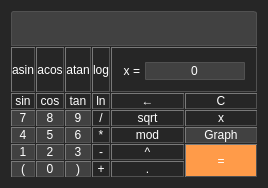
      <widget class="QWidget" name="tab">
       <property name="styleSheet">
        <string notr="true">background-color: rgb(38, 38, 38);</string>
       </property>
       <attribute name="title">
        <string>SmartCalc</string>
       </attribute>
       <layout class="QGridLayout" name="gridLayout_4">
        <item row="0" column="0">
         <layout class="QGridLayout" name="gridLayout_2">
          <property name="spacing">
           <number>1</number>
          </property>
          <item row="1" column="2">
           <widget class="QPushButton" name="button_atan">
            <property name="sizePolicy">
             <sizepolicy hsizetype="MinimumExpanding" vsizetype="MinimumExpanding">
              <horstretch>0</horstretch>
              <verstretch>0</verstretch>
             </sizepolicy>
            </property>
            <property name="styleSheet">
             <string notr="true">QPushButton {
	border-style: outset;
	border-width: 1px;
	background-color: rgb(38, 38, 38);
	color: rgb(255, 255, 255);
	border-color: rgb(81, 81, 81);
}
 QPushButton:pressed {
     background-color: rgb(159, 159, 159);
     border-style: inset;
 }</string>
            </property>
            <property name="text">
             <string>atan</string>
            </property>
           </widget>
          </item>
          <item row="5" column="4">
           <widget class="QPushButton" name="button_pow">
            <property name="sizePolicy">
             <sizepolicy hsizetype="MinimumExpanding" vsizetype="MinimumExpanding">
              <horstretch>0</horstretch>
              <verstretch>0</verstretch>
             </sizepolicy>
            </property>
            <property name="styleSheet">
             <string notr="true">QPushButton {
	border-style: outset;
	border-width: 1px;
	background-color: rgb(38, 38, 38);
	color: rgb(255, 255, 255);
	border-color: rgb(81, 81, 81);
}
 QPushButton:pressed {
     background-color: rgb(159, 159, 159);
     border-style: inset;
 }</string>
            </property>
            <property name="text">
             <string>^</string>
            </property>
           </widget>
          </item>
          <item row="5" column="3">
           <widget class="QPushButton" name="button_sub">
            <property name="sizePolicy">
             <sizepolicy hsizetype="MinimumExpanding" vsizetype="MinimumExpanding">
              <horstretch>0</horstretch>
              <verstretch>0</verstretch>
             </sizepolicy>
            </property>
            <property name="styleSheet">
             <string notr="true">QPushButton {
	border-style: outset;
	border-width: 1px;
	background-color: rgb(38, 38, 38);
	color: rgb(255, 255, 255);
	border-color: rgb(81, 81, 81);
}
 QPushButton:pressed {
     background-color: rgb(159, 159, 159);
     border-style: inset;
 }</string>
            </property>
            <property name="text">
             <string>-</string>
            </property>
           </widget>
          </item>
          <item row="2" column="0">
           <widget class="QPushButton" name="button_sin">
            <property name="sizePolicy">
             <sizepolicy hsizetype="MinimumExpanding" vsizetype="MinimumExpanding">
              <horstretch>0</horstretch>
              <verstretch>0</verstretch>
             </sizepolicy>
            </property>
            <property name="styleSheet">
             <string notr="true">QPushButton {
	border-style: outset;
	border-width: 1px;
	background-color: rgb(38, 38, 38);
	color: rgb(255, 255, 255);
	border-color: rgb(81, 81, 81);
}
 QPushButton:pressed {
     background-color: rgb(159, 159, 159);
     border-style: inset;
 }</string>
            </property>
            <property name="text">
             <string>sin</string>
            </property>
           </widget>
          </item>
          <item row="5" column="5" rowspan="2">
           <widget class="QPushButton" name="button_eq">
            <property name="sizePolicy">
             <sizepolicy hsizetype="MinimumExpanding" vsizetype="MinimumExpanding">
              <horstretch>0</horstretch>
              <verstretch>0</verstretch>
             </sizepolicy>
            </property>
            <property name="styleSheet">
             <string notr="true">background-color: rgb(255, 155, 73);
color: rgb(255, 255, 255);
border-color: rgb(81, 81, 81);

border-style: outset;
border-width: 1px;</string>
            </property>
            <property name="text">
             <string>=</string>
            </property>
           </widget>
          </item>
          <item row="3" column="3">
           <widget class="QPushButton" name="button_div">
            <property name="sizePolicy">
             <sizepolicy hsizetype="MinimumExpanding" vsizetype="MinimumExpanding">
              <horstretch>0</horstretch>
              <verstretch>0</verstretch>
             </sizepolicy>
            </property>
            <property name="styleSheet">
             <string notr="true">QPushButton {
	border-style: outset;
	border-width: 1px;
	background-color: rgb(38, 38, 38);
	color: rgb(255, 255, 255);
	border-color: rgb(81, 81, 81);
}
 QPushButton:pressed {
     background-color: rgb(159, 159, 159);
     border-style: inset;
 }</string>
            </property>
            <property name="text">
             <string>/</string>
            </property>
           </widget>
          </item>
          <item row="2" column="2">
           <widget class="QPushButton" name="button_tan">
            <property name="sizePolicy">
             <sizepolicy hsizetype="MinimumExpanding" vsizetype="MinimumExpanding">
              <horstretch>0</horstretch>
              <verstretch>0</verstretch>
             </sizepolicy>
            </property>
            <property name="styleSheet">
             <string notr="true">QPushButton {
	border-style: outset;
	border-width: 1px;
	background-color: rgb(38, 38, 38);
	color: rgb(255, 255, 255);
	border-color: rgb(81, 81, 81);
}
 QPushButton:pressed {
     background-color: rgb(159, 159, 159);
     border-style: inset;
 }</string>
            </property>
            <property name="text">
             <string>tan</string>
            </property>
           </widget>
          </item>
          <item row="2" column="1">
           <widget class="QPushButton" name="button_cos">
            <property name="sizePolicy">
             <sizepolicy hsizetype="MinimumExpanding" vsizetype="MinimumExpanding">
              <horstretch>0</horstretch>
              <verstretch>0</verstretch>
             </sizepolicy>
            </property>
            <property name="styleSheet">
             <string notr="true">QPushButton {
	border-style: outset;
	border-width: 1px;
	background-color: rgb(38, 38, 38);
	color: rgb(255, 255, 255);
	border-color: rgb(81, 81, 81);
}
 QPushButton:pressed {
     background-color: rgb(159, 159, 159);
     border-style: inset;
 }</string>
            </property>
            <property name="text">
             <string>cos</string>
            </property>
           </widget>
          </item>
          <item row="3" column="2">
           <widget class="QPushButton" name="button_9">
            <property name="sizePolicy">
             <sizepolicy hsizetype="MinimumExpanding" vsizetype="MinimumExpanding">
              <horstretch>0</horstretch>
              <verstretch>0</verstretch>
             </sizepolicy>
            </property>
            <property name="styleSheet">
             <string notr="true">QPushButton {
	border-style: outset;
	border-width: 1px;
	background-color: rgb(65, 65, 65);
	color: rgb(255, 255, 255);
	border-color: rgb(81, 81, 81);
}
 QPushButton:pressed {
     background-color: rgb(159, 159, 159);
     border-style: inset;
 }</string>
            </property>
            <property name="text">
             <string>9</string>
            </property>
           </widget>
          </item>
          <item row="1" column="3">
           <widget class="QPushButton" name="button_log">
            <property name="sizePolicy">
             <sizepolicy hsizetype="MinimumExpanding" vsizetype="MinimumExpanding">
              <horstretch>0</horstretch>
              <verstretch>0</verstretch>
             </sizepolicy>
            </property>
            <property name="styleSheet">
             <string notr="true">QPushButton {
	border-style: outset;
	border-width: 1px;
	background-color: rgb(38, 38, 38);
	color: rgb(255, 255, 255);
	border-color: rgb(81, 81, 81);
}
 QPushButton:pressed {
     background-color: rgb(159, 159, 159);
     border-style: inset;
 }</string>
            </property>
            <property name="text">
             <string>log</string>
            </property>
           </widget>
          </item>
          <item row="6" column="3">
           <widget class="QPushButton" name="button_sum">
            <property name="sizePolicy">
             <sizepolicy hsizetype="MinimumExpanding" vsizetype="MinimumExpanding">
              <horstretch>0</horstretch>
              <verstretch>0</verstretch>
             </sizepolicy>
            </property>
            <property name="styleSheet">
             <string notr="true">QPushButton {
	border-style: outset;
	border-width: 1px;
	background-color: rgb(38, 38, 38);
	color: rgb(255, 255, 255);
	border-color: rgb(81, 81, 81);
}
 QPushButton:pressed {
     background-color: rgb(159, 159, 159);
     border-style: inset;
 }</string>
            </property>
            <property name="text">
             <string>+</string>
            </property>
           </widget>
          </item>
          <item row="2" column="3">
           <widget class="QPushButton" name="button_ln">
            <property name="sizePolicy">
             <sizepolicy hsizetype="MinimumExpanding" vsizetype="MinimumExpanding">
              <horstretch>0</horstretch>
              <verstretch>0</verstretch>
             </sizepolicy>
            </property>
            <property name="styleSheet">
             <string notr="true">QPushButton {
	border-style: outset;
	border-width: 1px;
	background-color: rgb(38, 38, 38);
	color: rgb(255, 255, 255);
	border-color: rgb(81, 81, 81);
}
 QPushButton:pressed {
     background-color: rgb(159, 159, 159);
     border-style: inset;
 }</string>
            </property>
            <property name="text">
             <string>ln</string>
            </property>
           </widget>
          </item>
          <item row="1" column="0">
           <widget class="QPushButton" name="button_asin">
            <property name="enabled">
             <bool>true</bool>
            </property>
            <property name="sizePolicy">
             <sizepolicy hsizetype="MinimumExpanding" vsizetype="MinimumExpanding">
              <horstretch>0</horstretch>
              <verstretch>0</verstretch>
             </sizepolicy>
            </property>
            <property name="styleSheet">
             <string notr="true">QPushButton {
	border-style: outset;
	border-width: 1px;
	background-color: rgb(38, 38, 38);
	color: rgb(255, 255, 255);
	border-color: rgb(81, 81, 81);
}
 QPushButton:pressed {
     background-color: rgb(159, 159, 159);
     border-style: inset;
 }</string>
            </property>
            <property name="text">
             <string>asin</string>
            </property>
           </widget>
          </item>
          <item row="4" column="1">
           <widget class="QPushButton" name="button_5">
            <property name="sizePolicy">
             <sizepolicy hsizetype="MinimumExpanding" vsizetype="MinimumExpanding">
              <horstretch>0</horstretch>
              <verstretch>0</verstretch>
             </sizepolicy>
            </property>
            <property name="styleSheet">
             <string notr="true">QPushButton {
	border-style: outset;
	border-width: 1px;
	background-color: rgb(65, 65, 65);
	color: rgb(255, 255, 255);
	border-color: rgb(81, 81, 81);
}
 QPushButton:pressed {
     background-color: rgb(159, 159, 159);
     border-style: inset;
 }</string>
            </property>
            <property name="text">
             <string>5</string>
            </property>
           </widget>
          </item>
          <item row="5" column="1">
           <widget class="QPushButton" name="button_2">
            <property name="sizePolicy">
             <sizepolicy hsizetype="Expanding" vsizetype="Expanding">
              <horstretch>0</horstretch>
              <verstretch>0</verstretch>
             </sizepolicy>
            </property>
            <property name="styleSheet">
             <string notr="true">QPushButton {
	border-style: outset;
	border-width: 1px;
	background-color: rgb(65, 65, 65);
	color: rgb(255, 255, 255);
	border-color: rgb(81, 81, 81);
}
 QPushButton:pressed {
     background-color: rgb(159, 159, 159);
     border-style: inset;
 }</string>
            </property>
            <property name="text">
             <string>2</string>
            </property>
           </widget>
          </item>
          <item row="5" column="0">
           <widget class="QPushButton" name="button_1">
            <property name="sizePolicy">
             <sizepolicy hsizetype="Expanding" vsizetype="Expanding">
              <horstretch>0</horstretch>
              <verstretch>0</verstretch>
             </sizepolicy>
            </property>
            <property name="styleSheet">
             <string notr="true">QPushButton {
	border-style: outset;
	border-width: 1px;
	background-color: rgb(65, 65, 65);
	color: rgb(255, 255, 255);
	border-color: rgb(81, 81, 81);
}
 QPushButton:pressed {
     background-color: rgb(159, 159, 159);
     border-style: inset;
 }</string>
            </property>
            <property name="text">
             <string>1</string>
            </property>
           </widget>
          </item>
          <item row="4" column="2">
           <widget class="QPushButton" name="button_6">
            <property name="enabled">
             <bool>true</bool>
            </property>
            <property name="sizePolicy">
             <sizepolicy hsizetype="MinimumExpanding" vsizetype="MinimumExpanding">
              <horstretch>0</horstretch>
              <verstretch>0</verstretch>
             </sizepolicy>
            </property>
            <property name="styleSheet">
             <string notr="true">QPushButton {
	border-style: outset;
	border-width: 1px;
	background-color: rgb(65, 65, 65);
	color: rgb(255, 255, 255);
	border-color: rgb(81, 81, 81);
}
 QPushButton:pressed {
     background-color: rgb(159, 159, 159);
     border-style: inset;
 }</string>
            </property>
            <property name="text">
             <string>6</string>
            </property>
           </widget>
          </item>
          <item row="5" column="2">
           <widget class="QPushButton" name="button_3">
            <property name="sizePolicy">
             <sizepolicy hsizetype="MinimumExpanding" vsizetype="MinimumExpanding">
              <horstretch>0</horstretch>
              <verstretch>0</verstretch>
             </sizepolicy>
            </property>
            <property name="styleSheet">
             <string notr="true">QPushButton {
	border-style: outset;
	border-width: 1px;
	background-color: rgb(65, 65, 65);
	color: rgb(255, 255, 255);
	border-color: rgb(81, 81, 81);
}
 QPushButton:pressed {
     background-color: rgb(159, 159, 159);
     border-style: inset;
 }</string>
            </property>
            <property name="text">
             <string>3</string>
            </property>
           </widget>
          </item>
          <item row="4" column="3">
           <widget class="QPushButton" name="button_mul">
            <property name="sizePolicy">
             <sizepolicy hsizetype="MinimumExpanding" vsizetype="MinimumExpanding">
              <horstretch>0</horstretch>
              <verstretch>0</verstretch>
             </sizepolicy>
            </property>
            <property name="styleSheet">
             <string notr="true">QPushButton {
	border-style: outset;
	border-width: 1px;
	background-color: rgb(38, 38, 38);
	color: rgb(255, 255, 255);
	border-color: rgb(81, 81, 81);
}
 QPushButton:pressed {
     background-color: rgb(159, 159, 159);
     border-style: inset;
 }</string>
            </property>
            <property name="text">
             <string>*</string>
            </property>
           </widget>
          </item>
          <item row="6" column="0">
           <widget class="QPushButton" name="button_op_bracket">
            <property name="sizePolicy">
             <sizepolicy hsizetype="Expanding" vsizetype="Expanding">
              <horstretch>0</horstretch>
              <verstretch>0</verstretch>
             </sizepolicy>
            </property>
            <property name="styleSheet">
             <string notr="true">QPushButton {
	border-style: outset;
	border-width: 1px;
	background-color: rgb(65, 65, 65);
	color: rgb(255, 255, 255);
	border-color: rgb(81, 81, 81);
}
 QPushButton:pressed {
     background-color: rgb(159, 159, 159);
     border-style: inset;
 }</string>
            </property>
            <property name="text">
             <string>(</string>
            </property>
           </widget>
          </item>
          <item row="4" column="4">
           <widget class="QPushButton" name="button_mod">
            <property name="sizePolicy">
             <sizepolicy hsizetype="MinimumExpanding" vsizetype="MinimumExpanding">
              <horstretch>0</horstretch>
              <verstretch>0</verstretch>
             </sizepolicy>
            </property>
            <property name="styleSheet">
             <string notr="true">QPushButton {
	border-style: outset;
	border-width: 1px;
	background-color: rgb(38, 38, 38);
	color: rgb(255, 255, 255);
	border-color: rgb(81, 81, 81);
}
 QPushButton:pressed {
     background-color: rgb(159, 159, 159);
     border-style: inset;
 }</string>
            </property>
            <property name="text">
             <string>mod</string>
            </property>
           </widget>
          </item>
          <item row="1" column="1">
           <widget class="QPushButton" name="button_acos">
            <property name="sizePolicy">
             <sizepolicy hsizetype="MinimumExpanding" vsizetype="MinimumExpanding">
              <horstretch>0</horstretch>
              <verstretch>0</verstretch>
             </sizepolicy>
            </property>
            <property name="styleSheet">
             <string notr="true">QPushButton {
	border-style: outset;
	border-width: 1px;
	background-color: rgb(38, 38, 38);
	color: rgb(255, 255, 255);
	border-color: rgb(81, 81, 81);
}
 QPushButton:pressed {
     background-color: rgb(159, 159, 159);
     border-style: inset;
 }</string>
            </property>
            <property name="text">
             <string>acos</string>
            </property>
           </widget>
          </item>
          <item row="6" column="4">
           <widget class="QPushButton" name="button_dot">
            <property name="sizePolicy">
             <sizepolicy hsizetype="MinimumExpanding" vsizetype="MinimumExpanding">
              <horstretch>0</horstretch>
              <verstretch>0</verstretch>
             </sizepolicy>
            </property>
            <property name="styleSheet">
             <string notr="true">QPushButton {
	border-style: outset;
	border-width: 1px;
	background-color: rgb(38, 38, 38);
	color: rgb(255, 255, 255);
	border-color: rgb(81, 81, 81);
}
 QPushButton:pressed {
     background-color: rgb(159, 159, 159);
     border-style: inset;
 }</string>
            </property>
            <property name="text">
             <string>.</string>
            </property>
           </widget>
          </item>
          <item row="6" column="1">
           <widget class="QPushButton" name="button_0">
            <property name="sizePolicy">
             <sizepolicy hsizetype="Expanding" vsizetype="Expanding">
              <horstretch>0</horstretch>
              <verstretch>0</verstretch>
             </sizepolicy>
            </property>
            <property name="styleSheet">
             <string notr="true">QPushButton {
	border-style: outset;
	border-width: 1px;
	background-color: rgb(65, 65, 65);
	color: rgb(255, 255, 255);
	border-color: rgb(81, 81, 81);
}
 QPushButton:pressed {
     background-color: rgb(159, 159, 159);
     border-style: inset;
 }</string>
            </property>
            <property name="text">
             <string>0</string>
            </property>
           </widget>
          </item>
          <item row="3" column="4">
           <widget class="QPushButton" name="button_sqrt">
            <property name="sizePolicy">
             <sizepolicy hsizetype="MinimumExpanding" vsizetype="MinimumExpanding">
              <horstretch>0</horstretch>
              <verstretch>0</verstretch>
             </sizepolicy>
            </property>
            <property name="styleSheet">
             <string notr="true">QPushButton {
	border-style: outset;
	border-width: 1px;
	background-color: rgb(38, 38, 38);
	color: rgb(255, 255, 255);
	border-color: rgb(81, 81, 81);
}
 QPushButton:pressed {
     background-color: rgb(159, 159, 159);
     border-style: inset;
 }</string>
            </property>
            <property name="text">
             <string>sqrt</string>
            </property>
           </widget>
          </item>
          <item row="3" column="1">
           <widget class="QPushButton" name="button_8">
            <property name="sizePolicy">
             <sizepolicy hsizetype="MinimumExpanding" vsizetype="MinimumExpanding">
              <horstretch>0</horstretch>
              <verstretch>0</verstretch>
             </sizepolicy>
            </property>
            <property name="styleSheet">
             <string notr="true">QPushButton {
	border-style: outset;
	border-width: 1px;
	background-color: rgb(65, 65, 65);
	color: rgb(255, 255, 255);
	border-color: rgb(81, 81, 81);
}
 QPushButton:pressed {
     background-color: rgb(159, 159, 159);
     border-style: inset;
 }</string>
            </property>
            <property name="text">
             <string>8</string>
            </property>
           </widget>
          </item>
          <item row="4" column="0">
           <widget class="QPushButton" name="button_4">
            <property name="sizePolicy">
             <sizepolicy hsizetype="MinimumExpanding" vsizetype="MinimumExpanding">
              <horstretch>0</horstretch>
              <verstretch>0</verstretch>
             </sizepolicy>
            </property>
            <property name="styleSheet">
             <string notr="true">QPushButton {
	border-style: outset;
	border-width: 1px;
	background-color: rgb(65, 65, 65);
	color: rgb(255, 255, 255);
	border-color: rgb(81, 81, 81);
}
 QPushButton:pressed {
     background-color: rgb(159, 159, 159);
     border-style: inset;
 }</string>
            </property>
            <property name="text">
             <string>4</string>
            </property>
           </widget>
          </item>
          <item row="3" column="0">
           <widget class="QPushButton" name="button_7">
            <property name="sizePolicy">
             <sizepolicy hsizetype="MinimumExpanding" vsizetype="MinimumExpanding">
              <horstretch>0</horstretch>
              <verstretch>0</verstretch>
             </sizepolicy>
            </property>
            <property name="styleSheet">
             <string notr="true">QPushButton {
	border-style: outset;
	border-width: 1px;
	background-color: rgb(65, 65, 65);
	color: rgb(255, 255, 255);
	border-color: rgb(81, 81, 81);
}
 QPushButton:pressed {
     background-color: rgb(159, 159, 159);
     border-style: inset;
 }</string>
            </property>
            <property name="text">
             <string>7</string>
            </property>
           </widget>
          </item>
          <item row="6" column="2">
           <widget class="QPushButton" name="button_cl_bracket">
            <property name="sizePolicy">
             <sizepolicy hsizetype="MinimumExpanding" vsizetype="MinimumExpanding">
              <horstretch>0</horstretch>
              <verstretch>0</verstretch>
             </sizepolicy>
            </property>
            <property name="styleSheet">
             <string notr="true">QPushButton {
	border-style: outset;
	border-width: 1px;
	background-color: rgb(65, 65, 65);
	color: rgb(255, 255, 255);
	border-color: rgb(81, 81, 81);
}
 QPushButton:pressed {
     background-color: rgb(159, 159, 159);
     border-style: inset;
 }</string>
            </property>
            <property name="text">
             <string>)</string>
            </property>
           </widget>
          </item>
          <item row="2" column="5">
           <widget class="QPushButton" name="button_reset">
            <property name="sizePolicy">
             <sizepolicy hsizetype="MinimumExpanding" vsizetype="MinimumExpanding">
              <horstretch>0</horstretch>
              <verstretch>0</verstretch>
             </sizepolicy>
            </property>
            <property name="styleSheet">
             <string notr="true">QPushButton {
	border-style: outset;
	border-width: 1px;
	background-color: rgb(38, 38, 38);
	color: rgb(255, 255, 255);
	border-color: rgb(81, 81, 81);
}
 QPushButton:pressed {
     background-color: rgb(159, 159, 159);
     border-style: inset;
 }</string>
            </property>
            <property name="text">
             <string>C</string>
            </property>
           </widget>
          </item>
          <item row="2" column="4">
           <widget class="QPushButton" name="button_clear">
            <property name="sizePolicy">
             <sizepolicy hsizetype="MinimumExpanding" vsizetype="MinimumExpanding">
              <horstretch>0</horstretch>
              <verstretch>0</verstretch>
             </sizepolicy>
            </property>
            <property name="styleSheet">
             <string notr="true">QPushButton {
	border-style: outset;
	border-width: 1px;
	background-color: rgb(38, 38, 38);
	color: rgb(255, 255, 255);
	border-color: rgb(81, 81, 81);
}
 QPushButton:pressed {
     background-color: rgb(159, 159, 159);
     border-style: inset;
 }</string>
            </property>
            <property name="text">
             <string>←</string>
            </property>
           </widget>
          </item>
          <item row="1" column="4" colspan="2">
           <widget class="QGroupBox" name="groupBox">
            <property name="sizePolicy">
             <sizepolicy hsizetype="MinimumExpanding" vsizetype="MinimumExpanding">
              <horstretch>0</horstretch>
              <verstretch>0</verstretch>
             </sizepolicy>
            </property>
            <property name="styleSheet">
             <string notr="true">background-color: rgb(38, 38, 38);
color: rgb(255, 255, 255);
border-style: outset;
border-width: 1px;
border-color: rgb(81, 81, 81);</string>
            </property>
            <property name="title">
             <string/>
            </property>
            <layout class="QGridLayout" name="gridLayout_3">
             <item row="0" column="1">
              <layout class="QHBoxLayout" name="horizontalLayout">
               <property name="spacing">
                <number>5</number>
               </property>
               <item>
                <widget class="QLabel" name="label">
                 <property name="sizePolicy">
                  <sizepolicy hsizetype="Maximum" vsizetype="Maximum">
                   <horstretch>0</horstretch>
                   <verstretch>0</verstretch>
                  </sizepolicy>
                 </property>
                 <property name="styleSheet">
                  <string notr="true">border: 0px solid rgb(38, 38, 38);</string>
                 </property>
                 <property name="text">
                  <string>x =</string>
                 </property>
                 <property name="alignment">
                  <set>Qt::AlignRight|Qt::AlignTrailing|Qt::AlignVCenter</set>
                 </property>
                </widget>
               </item>
               <item>
                <widget class="QLineEdit" name="enter_x">
                 <property name="sizePolicy">
                  <sizepolicy hsizetype="Maximum" vsizetype="Minimum">
                   <horstretch>0</horstretch>
                   <verstretch>0</verstretch>
                  </sizepolicy>
                 </property>
                 <property name="maximumSize">
                  <size>
                   <width>100</width>
                   <height>16777215</height>
                  </size>
                 </property>
                 <property name="styleSheet">
                  <string notr="true">background-color: rgb(65, 65, 65);
border: 1px solid rgb(81, 81, 81);
border-radius: 1px;</string>
                 </property>
                 <property name="text">
                  <string>0</string>
                 </property>
                 <property name="alignment">
                  <set>Qt::AlignCenter</set>
                 </property>
                </widget>
               </item>
              </layout>
             </item>
            </layout>
           </widget>
          </item>
          <item row="0" column="0" colspan="6">
           <widget class="QLineEdit" name="result">
            <property name="sizePolicy">
             <sizepolicy hsizetype="MinimumExpanding" vsizetype="MinimumExpanding">
              <horstretch>0</horstretch>
              <verstretch>0</verstretch>
             </sizepolicy>
            </property>
            <property name="font">
             <font>
              <family>Arial</family>
              <pointsize>20</pointsize>
             </font>
            </property>
            <property name="styleSheet">
             <string notr="true">background-color: rgb(65, 65, 65);
border: 1px solid rgb(81, 81, 81);
color: white;
border-top-left-radius: 3px;
border-top-right-radius: 3px;</string>
            </property>
            <property name="alignment">
             <set>Qt::AlignRight|Qt::AlignTrailing|Qt::AlignVCenter</set>
            </property>
           </widget>
          </item>
          <item row="3" column="5">
           <widget class="QPushButton" name="button_x">
            <property name="sizePolicy">
             <sizepolicy hsizetype="MinimumExpanding" vsizetype="MinimumExpanding">
              <horstretch>0</horstretch>
              <verstretch>0</verstretch>
             </sizepolicy>
            </property>
            <property name="styleSheet">
             <string notr="true">QPushButton {
	border-style: outset;
	border-width: 1px;
	background-color: rgb(38, 38, 38);
	color: rgb(255, 255, 255);
	border-color: rgb(81, 81, 81);
}
 QPushButton:pressed {
     background-color: rgb(159, 159, 159);
     border-style: inset;
 }</string>
            </property>
            <property name="text">
             <string>x</string>
            </property>
           </widget>
          </item>
          <item row="4" column="5">
           <widget class="QPushButton" name="graph_move">
            <property name="sizePolicy">
             <sizepolicy hsizetype="MinimumExpanding" vsizetype="MinimumExpanding">
              <horstretch>0</horstretch>
              <verstretch>0</verstretch>
             </sizepolicy>
            </property>
            <property name="styleSheet">
             <string notr="true">QPushButton {
	border-style: outset;
	border-width: 1px;
	background-color: rgb(65, 65, 65);
	color: rgb(255, 255, 255);
	border-color: rgb(81, 81, 81);
}
 QPushButton:pressed {
     background-color: rgb(159, 159, 159);
     border-style: inset;
 }</string>
            </property>
            <property name="text">
             <string>Graph</string>
            </property>
           </widget>
          </item>
         </layout>
        </item>
       </layout>
      </widget>
